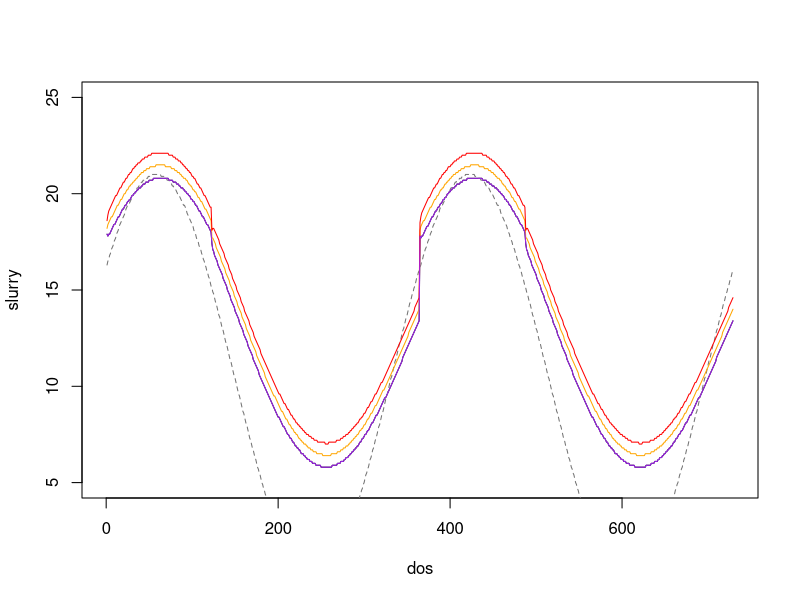

Here is the R script that generated this plot:

d10cc <- read.table('temp_10cc.txt', header = FALSE, skip = 2)
d10nr <- read.table('temp_pred_10nr.txt', header = FALSE, skip = 2)
d10 <- read.table('temp_pred_10dc.txt', header = FALSE, skip = 2)
d20 <- read.table('temp_pred_20dc.txt', header = FALSE, skip = 2)
d30 <- read.table('temp_pred_30dc.txt', header = FALSE, skip = 2)
names(d10cc) <- names(d10nr) <- names(d10) <- names(d20) <- names(d30) <- c('dos', 'doy', 'smass', 'depth', 'air', 'wall', 'floor', 'slurry')

plot(slurry ~ dos, data = d10, type = 'l', ylim = c(5, 25))
lines(air ~ dos, data = d10, type = 'l', col = 'gray45', lty = 2)
lines(slurry ~ dos, data = d20, type = 'l', col = 'orange')
lines(slurry ~ dos, data = d30, type = 'l', col = 'red')
lines(slurry ~ dos, data = d10nr, type = 'l', col = 'black')
lines(slurry ~ dos, data = d10cc, type = 'l', col = 'purple')


x <- subset(d10, doy > (365 - 153))
x$air
mean(x$air)
x$doy
d10$air

subset(d10, doy == 1)
